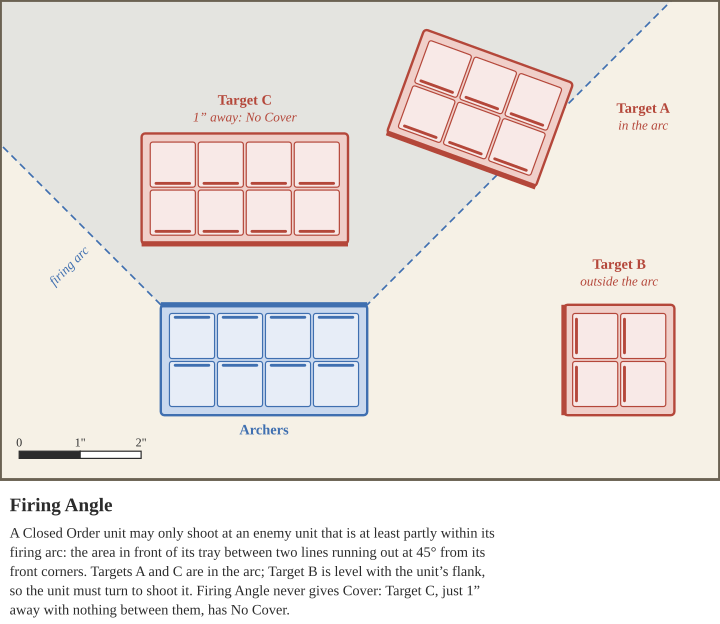

Python code for this plot:
from style import *
W, H = 300, 200
s = SVG(W, H, 'Firing Angle', [
    'A Closed Order unit may only shoot at an enemy unit that is at least partly within its firing arc: the area in front of its',
    'tray between two lines running out at 45° from its front corners. Targets A and C are in the arc; Target B is level with the',
    'unit’s flank, so the unit must turn to shoot it. Firing Angle never gives Cover: Target C, just 1” away with nothing between',
    'them, has No Cover.'])
s.panel(0, 0, W, H)
cx, cy = 110, 150
w, d = 4 * 20 + 2 * B, 2 * 20 + 2 * B
fy = cy - d / 2
L = 200
pts = [(cx - w / 2, fy), (cx - w / 2 - L, fy - L), (cx + w / 2 + L, fy - L), (cx + w / 2, fy)]
s.add(f'<clipPath id="pan"><rect x="0" y="0" width="{W}" height="{H}"/></clipPath>')
s.add(f'<polygon clip-path="url(#pan)" points="{" ".join(f"{x:.1f},{y:.1f}" for x, y in pts)}" fill="{C["blue"]}" fill-opacity="0.10" stroke="{C["blue"]}" stroke-width="0.7" stroke-dasharray="3 2"/>')
s.tray(cx, cy, 2, 4, 0, 'blue', name='Archers')
s.text(30, 112, 'firing arc', 5.5, C['blue'], italic=True, rot=-45)
s.tray(200, 45, 2, 3, 200, 'red'); s.text(268, 47, 'Target A', 6, C['red'], bold=True); s.text(268, 54, 'in the arc', 5.5, C['red'], italic=True)
s.tray(cx - 8, fy - IN - 23, 2, 4, 180, 'red'); s.text(cx - 8, fy - IN - 58, 'Target C', 6, C['red'], bold=True); s.text(cx - 8, fy - IN - 51, '1” away: No Cover', 5.5, C['red'], italic=True)
s.tray(258, 150, 2, 2, 270, 'red'); s.text(258, 112, 'Target B', 6, C['red'], bold=True); s.text(258, 119, 'outside the arc', 5.5, C['red'], italic=True)
s.add(f'<rect x="0.4" y="0.4" width="{W-0.8}" height="{H-0.8}" fill="none" stroke="{C["line"]}" stroke-width="0.8"/>')
s.scale(8, H - 12)
print(s.save('firing_angle.svg'))
